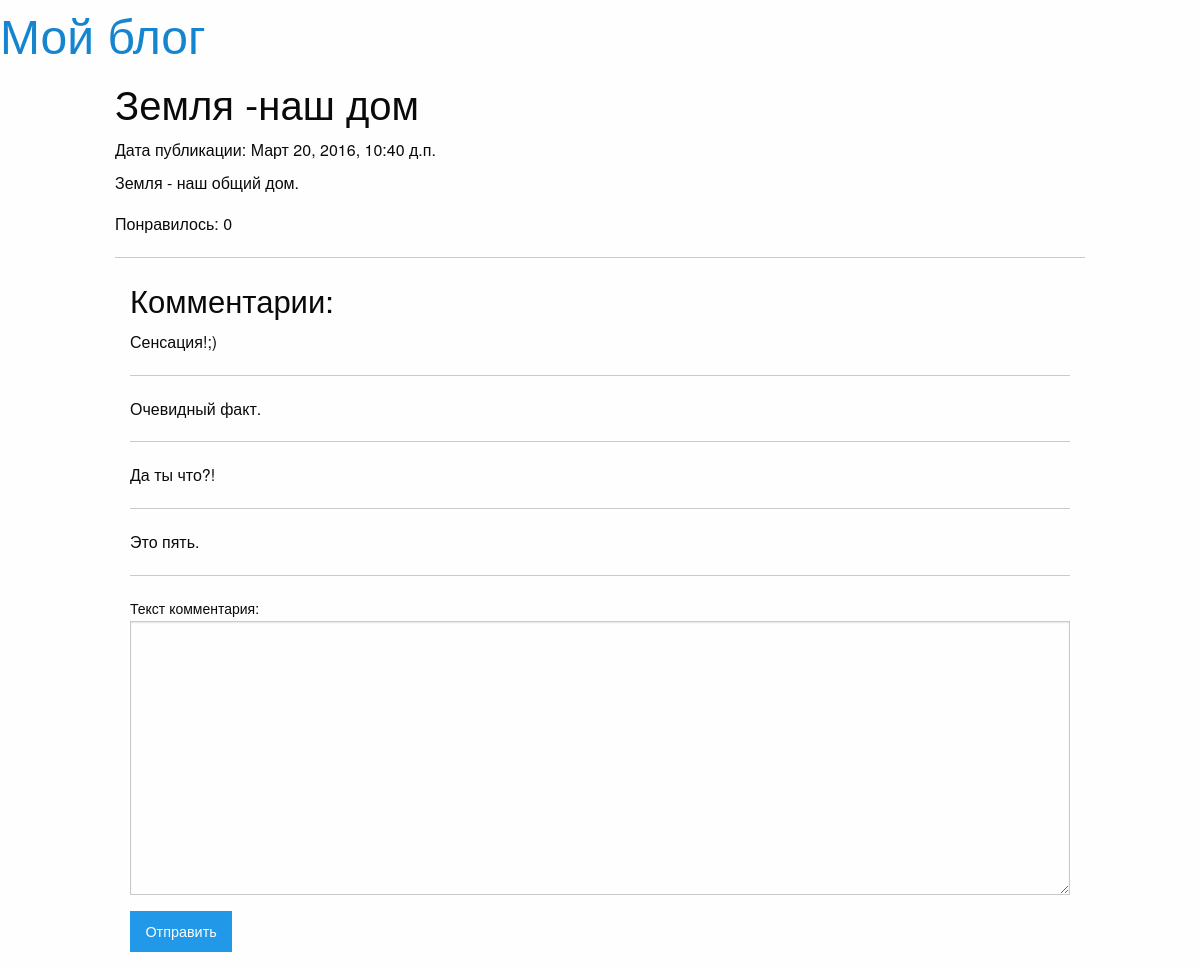
/articles/get/2/, run on the app's committed database.
### article/models.py (models this page shows, shortened)
class Article(models.Model):
    title = models.CharField(max_length = 200)
    text = models.TextField()
    date = models.DateTimeField()
    likes = models.IntegerField(default=0)
    class Meta:
        db_table = 'articles'
        verbose_name = "Статья"
        verbose_name_plural = "Статьи"

class Comment(models.Model):
    text = models.TextField(verbose_name='Текст комментария')
    article = models.ForeignKey(Article)
    class Meta:
        db_table = 'comments'
        verbose_name = "Комментарий"
        verbose_name_plural = "Комментарии"

### article/views.py (the view)
# urls.py: url(r'^articles/get/(?P<id>\d+)/', views.article),
def article(request, id=1):
    article = get_object_or_404(Article, id=id)
    return render(request, 'article.html',
        {'article': article,
         'comments': article.comment_set.all(),
         'form': CommentForm(),
        })

### article/forms.py
class CommentForm(ModelForm):
    class Meta:
        model = Comment
        fields = ['text']

### article/templates/article.html (shortened to what this page needs)
{% extends 'main.html' %}
{% block article %}
<h2>{{ article.title }}</h2>
<h6>Дата публикации: {{ article.date }}</h6>
<p>{{ article.text }}</p>
<p>Понравилось: {{ article.likes }}</p>
<hr>
<div class="large-offset-1 columns">
<h3>Комментарии:</h3>
{% for comment in comments %}
  <p>{{ comment.text }}</p>
  <hr>
{% endfor %}
<form method="post" action="/articles/addcomment/{{ article.id }}/">
  {{ form.as_p }}
  <button type="submit" class="button">Отправить</button>
</form>
</div>
{% endblock %}

### data on the page
Article: title "Земля -наш дом", date "Март 20, 2016, 10:40 д.п.", text "Земля - наш общий дом.", likes "0"
Comment: text "Сенсация!;)"
Comment: text "Очевидный факт."
Comment: text "Да ты что?!"
Comment: text "Это пять."
